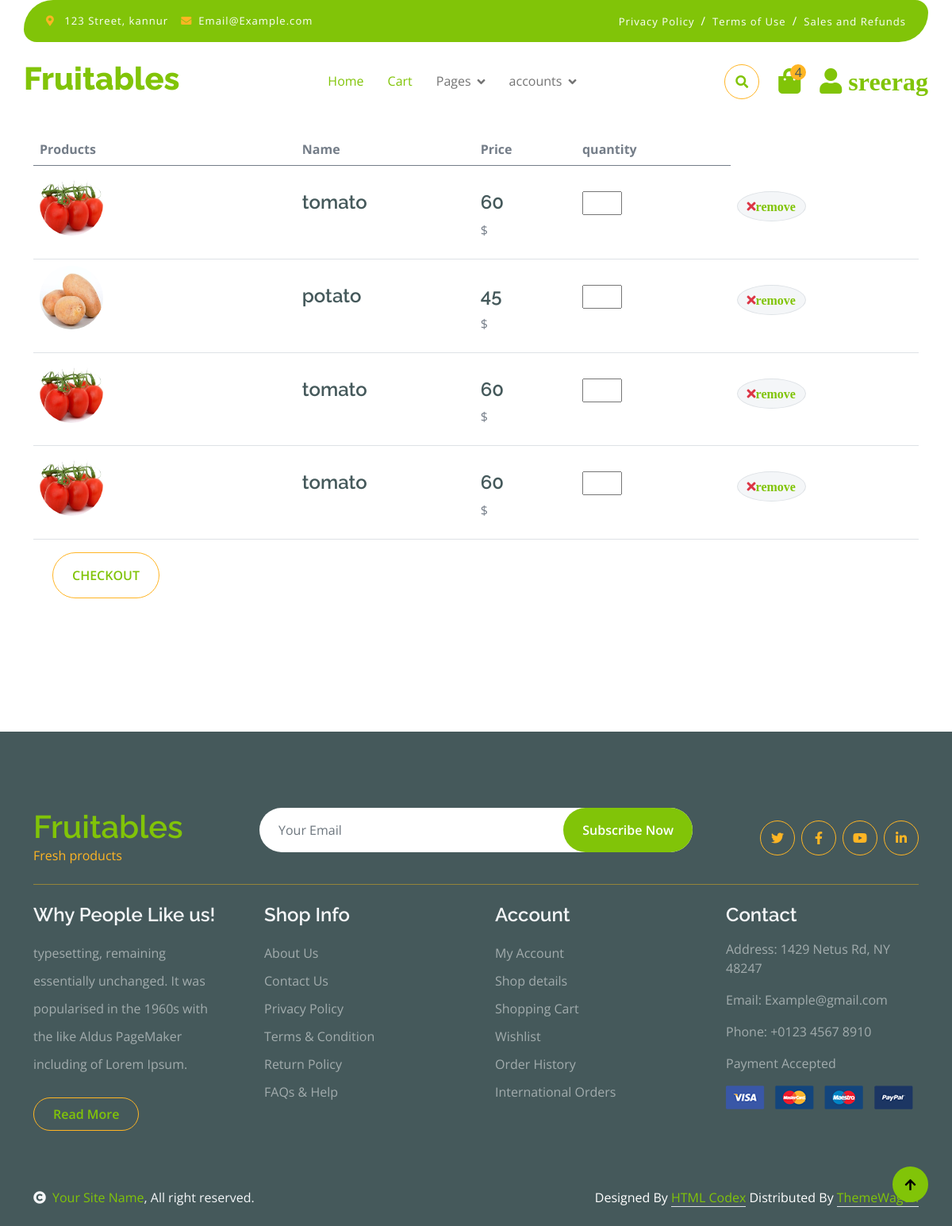
/cart/ (signed in), run on an earlier commit of the app's database.
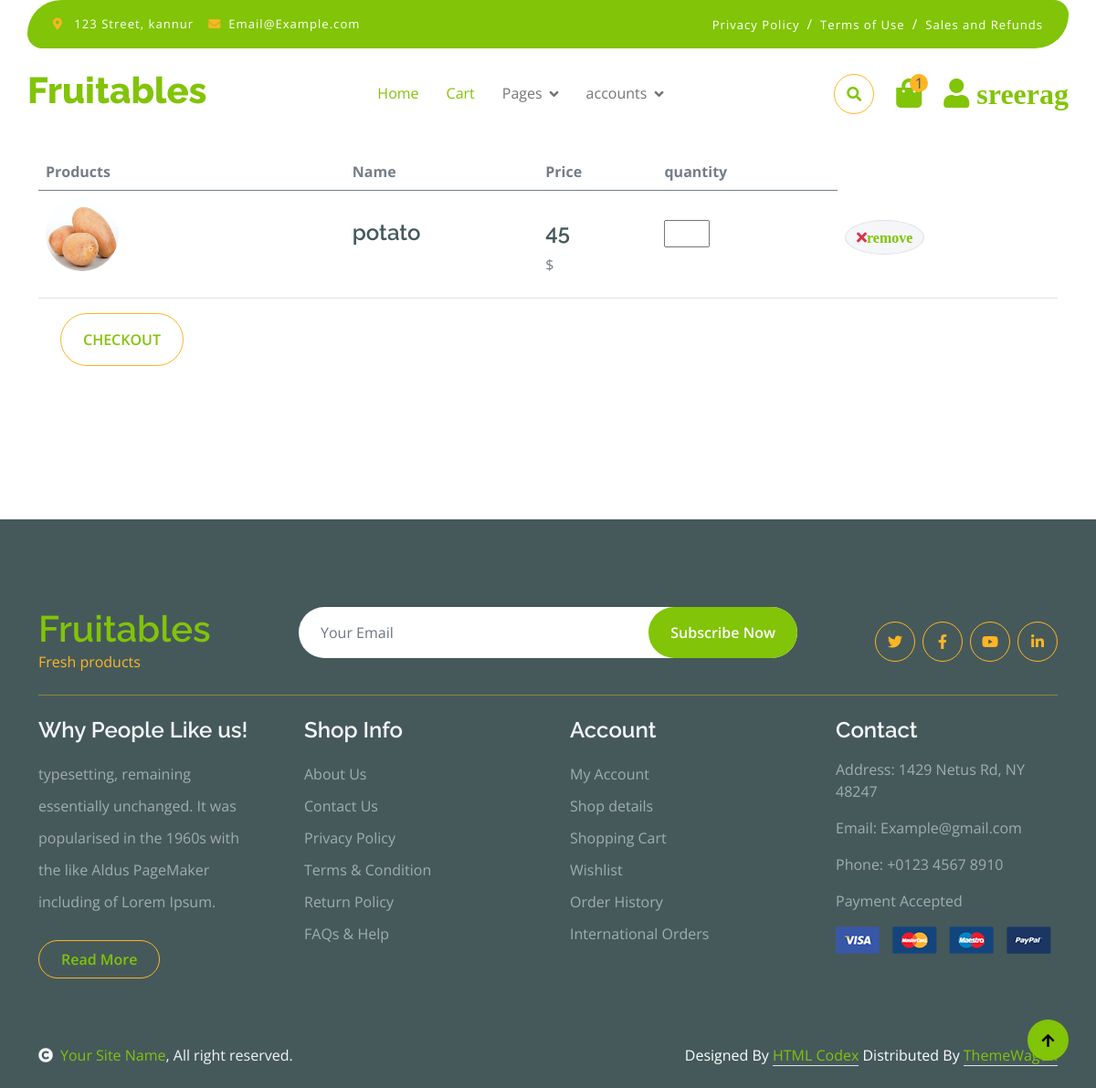
And on a later commit of the database.
### cart/models.py (models this page shows, shortened)
class Cart(models.Model):
    product = models.ForeignKey(
        Product, on_delete=models.CASCADE, blank=True, null=True)
    user = models.ForeignKey(
        User, on_delete=models.CASCADE, blank=True, null=True)
    qty = models.IntegerField(default=1)
    total = models.IntegerField(blank=True, null=True)

### app/models.py (models this page shows)
class Product(models.Model):
    name = models.CharField(max_length=50, blank=True, null=True)
    desc = models.TextField(blank=True, null=True)
    price = models.IntegerField(blank=True, null=True)
    image = models.ImageField(
        upload_to='images', default='image not available')
    thumbnails = models.ImageField(upload_to='thumbnail', blank=True)
    categ = models.ForeignKey(
        'category', on_delete=models.CASCADE, blank=True, null=True)
    created = models.DateTimeField(auto_now=True)
    def __str__(self):
        return self.name
    class Meta:
        ordering = ['-created']

### cart/views.py (the view)
# urls.py: path('',cart,name='cart'),
def cart(request, *args, **kwargs):
    cart = Cart.objects.filter(user=request.user)
    cart_count = cart.count()
    if cart_count == 0:
        messages.info(request, "cart is empty")
    cart_total = 0
    for i in cart:
        cart_total = cart_total+i.total
    context = {'cart': cart, 'cart_count': cart_count,
               'cart_total': cart_total}
    return render(request, 'cart.html', context)

### templates/cart.html (shortened to what this page needs)
   {% extends 'index.html' %}
   {% block cart %}
     <br>
     <br>
     <br>
   <div class="container-fluid py-5 ">
    <div class="container py-5">
        <form action="{% url 'checkout' %}" method="POST"> {% csrf_token %}
        <div class="table-responsive">
            <table class="table">
                <thead>
                  <tr>
                    <th scope="col">Products</th>
                    <th scope="col">Name</th>
                    <th scope="col">Price</th>
                    <th scope="col">quantity</th>
                  </tr>
                </thead>
                <tbody>
                    {% for i in cart  %}
                    <tr>
                        <th scope="row p-5">
                            <div class="d-flex align-items-center">
                                <img src="{{i.product.image.url}}" class="img-fluid me-5 rounded-circle" style="width: 80px; height: 80px;" alt="">
                            </div>
                        </th>
                        <td>
                            <p class="mb-0 mt-4"><h4>{{i.product}}</h4></p>
                        </td>
                        <td>
                            <p class="mb-0 mt-4"><h4>{{i.product.price}} </h4>$</p>
                        </td>
                        <td>
                        <input type="number" class="mb-0 mt-4 " style="width: 50px;"  name="qty">
                        </td>
                        <td>
                            <button class="btn btn-md rounded-circle bg-light border mt-4" type="" >
                                <i class="fa fa-times text-danger"><a href="{% url 'remove-from-cart' i.id %}">remove</a></i>
                            </button>
                        </td>
                    </tr>
                    {% endfor %}
                </tbody>
            </table>
            <button class="btn border-secondary rounded-pill px-4 py-3 text-primary text-uppercase mb-4 ms-4" type="submit">checkout
            </button>
        </div>
    </form>
                </div>
            </div>
{% endblock cart %}

### templates/index.html (shortened to what the changed rows need)
{% load static %}
<!DOCTYPE html>
<html lang="en">
  <head>
    <link
      rel="stylesheet"
      href="https://use.fontawesome.com/releases/v5.15.4/css/all.css"
    />
    <link
      href="https://cdn.jsdelivr.net/npm/bootstrap-icons@1.4.1/font/bootstrap-icons.css"
      rel="stylesheet"
    />
    <link
      href="{% static 'lib/lightbox/css/lightbox.min.css' %}"
      rel="stylesheet"
    />
    <link
      href="{% static 'lib/owlcarousel/assets/owl.carousel.min.css' %}"
      rel="stylesheet"
    />
    <link href="{% static 'css1/bootstrap.min.css' %}" rel="stylesheet" />
    <link href="{% static 'css1/style.css' %}" rel="stylesheet" />
  </head>
  <body>
    <div class="container-fluid fixed-top">
      <div class="container px-0">
        <nav class="navbar navbar-light bg-white navbar-expand-xl">
          <a href="index.html" class="navbar-brand"
            ><h1 class="text-primary display-6">Fruitables</h1></a
          >
          <div class="collapse navbar-collapse bg-white" id="navbarCollapse">
            <div class="d-flex m-3 me-0">
              <a href="{% url 'cart' %}" class="position-relative me-4 my-auto">
                <i class="fa fa-shopping-bag fa-2x"></i>
                <span
                  class="position-absolute bg-secondary rounded-circle d-flex align-items-center justify-content-center text-dark px-1"
                  style="top: -5px; left: 15px; height: 20px; min-width: 20px"
                  >{{cart_count}}</span
                >
              </a>
            </div>
          </div>
        </nav>
      </div>
    </div>
    {% block cart %}
    {% endblock cart %}
    <div class="container-fluid bg-dark text-white-50 footer pt-5 mt-5">
      <div class="container py-5">
        <div
          class="pb-4 mb-4"
          style="border-bottom: 1px solid rgba(226, 175, 24, 0.5)"
        >
          <div class="row g-4">
            <div class="col-lg-3">
              <a href="#">
                <h1 class="text-primary mb-0">Fruitables</h1>
              </a>
            </div>
          </div>
        </div>
      </div>
    </div>
  </body>
</html>

What changed in the data, as far as the page shows it:
removed Cart: product.image (picture), product "tomato", product.price "60"
removed Cart: product.image (picture), product "tomato", product.price "60"
removed Cart: product.image (picture), product "tomato", product.price "60"
Also different on the page:
{{ cart_count }}: "4" → "1"
